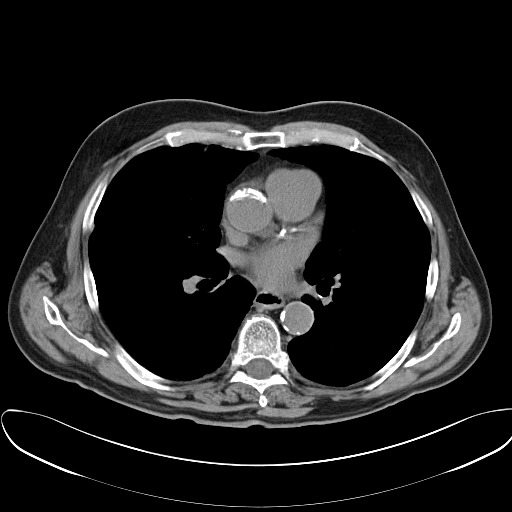
#> input picture Cancerous25.jpg, 512 x 512 px
$ jupyter execute Imagepreprocessing.ipynb
#> lines starting #> are read from the running program, lines starting #| are printed output that depends on the picture; after the words box and inside, x2 and y2 are one past the last pixel; in counts of white or black regions, pixels touching at a corner belong together
[cell 1]
import cv2
import numpy as np
from matplotlib import pyplot as plt

[cell 2]
def read_image(image_path):
#> called with image_path = 'Cancerous25.jpg'
    image = cv2.imread(image_path)
#> image is the input picture: shape (512, 512, 3); min 0, max 255, mean 30.6
    plt.imshow(cv2.cvtColor(image, cv2.COLOR_BGR2RGB))
    plt.title("Original Image")
    plt.axis("off")  # Hide axes for cleaner visualization
    plt.show()
    return image

[cell 3]
def convert_to_grayscale(image):
    gray_image = cv2.cvtColor(image, cv2.COLOR_BGR2GRAY)
    plt.imshow(gray_image, cmap='gray')
    plt.title("Grayscale Image")
    plt.axis("off")
    plt.show()
    return gray_image

[cell 4]
def normalize_image(image, width=150, height=140):
#> called with width = 150, height = 140
    normalized_image = cv2.resize(image, (width, height))
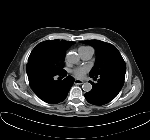
#> normalized_image: shape (140, 150); min 0, max 255, mean 30.6
    plt.imshow(normalized_image, cmap='gray')
    plt.title("Normalized Image")
    plt.axis("off")
    plt.show()
    return normalized_image

[cell 5]
def reduce_noise(image):
    denoised_image = cv2.medianBlur(image, 5)  # Apply 5x5 median filter
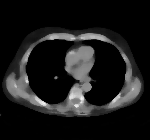
#> denoised_image: shape (140, 150); min 0, max 248, mean 26.2
    plt.imshow(denoised_image, cmap='gray')
    plt.title("Noise Reduced Image")
    plt.axis("off")
    plt.show()
    return denoised_image

[cell 6]
def convert_to_binary(image, threshold=128):
#> called with threshold = 128
    _, binary_image = cv2.threshold(image, threshold, 255, cv2.THRESH_BINARY)
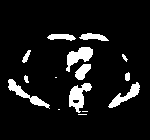
#> binary_image: shape (140, 150); 8.8% white; 15 white regions (4 under 20 px)
    plt.imshow(binary_image, cmap='gray')
    plt.title("Binary Image")
    plt.axis("off")
    plt.show()
    return binary_image

[cell 7]
def remove_unwanted_portions(image):
    # Assuming unwanted portions are black borders or small artifacts
    contours, _ = cv2.findContours(image, cv2.RETR_EXTERNAL, cv2.CHAIN_APPROX_SIMPLE)
#> contours = 15 contours, 6 with area under 20; largest, box (x1, y1, x2, y2) and area: (69, 83, 92, 113) 314, (66, 47, 93, 72) 288, (8, 79, 50, 109) 250, (108, 82, 140, 108) 224, (75, 64, 91, 80) 138
    largest_contour = max(contours, key=cv2.contourArea)  # Find the largest contour
#> largest_contour = contour of 56 points, box (x1, y1, x2, y2) (69, 83, 92, 113), area 314
    mask = np.zeros_like(image)  # Create a blank mask
    cv2.drawContours(mask, [largest_contour], -1, 255, thickness=cv2.FILLED)  # Fill the largest contour
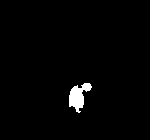
#> mask: shape (140, 150); 1.7% white; 1 white region, box (x1, y1, x2, y2) and area: (69, 83, 92, 113) 361
    cleaned_image = cv2.bitwise_and(image, image, mask=mask)  # Apply mask
#> cleaned_image: shape (140, 150); 1.6% white; 1 white region, box (x1, y1, x2, y2) and area: (69, 83, 92, 113) 345
    plt.imshow(cleaned_image, cmap='gray')
    plt.title("Cleaned Image")
    plt.axis("off")
    plt.show()
    return cleaned_image

[cell 8]
# Replace 'images/lung_image.jpg' with your actual image path
image_path = 'Cancerous25.jpg'

# Step-by-step preprocessing
original_image = read_image(image_path)
gray_image = convert_to_grayscale(original_image)
normalized_image = normalize_image(gray_image)
noise_reduced_image = reduce_noise(normalized_image)
binary_image = convert_to_binary(noise_reduced_image)
final_image = remove_unwanted_portions(binary_image)

# Edge Filtering:Roberts

[cell 9]
from skimage import io, filters, feature
import matplotlib.pyplot as plt
from skimage.color import rgb2gray
import cv2
import numpy as np


img = cv2.imread('Cancerous25.jpg', 0)
# plt.imshow(img)


#Edge detection
from skimage.filters import roberts, sobel, scharr, prewitt, farid

roberts_img = roberts(img)
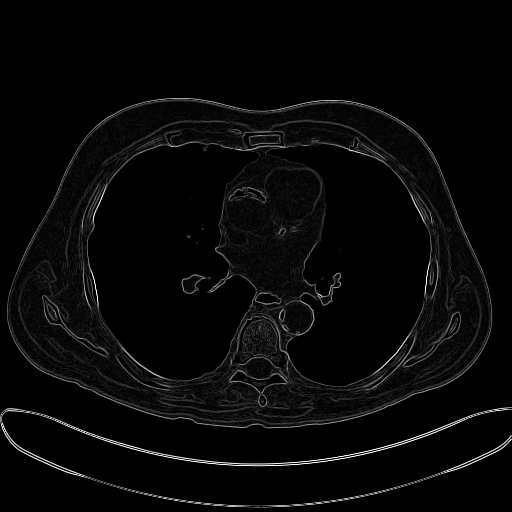
#> roberts_img: shape (512, 512) float64; min 0, max 1, mean 0.0314
plt.imshow(roberts_img,cmap='gray')

# Edge Filtering:Canny

[cell 10]
#Canny
canny_edge = cv2.Canny(img,50,80)
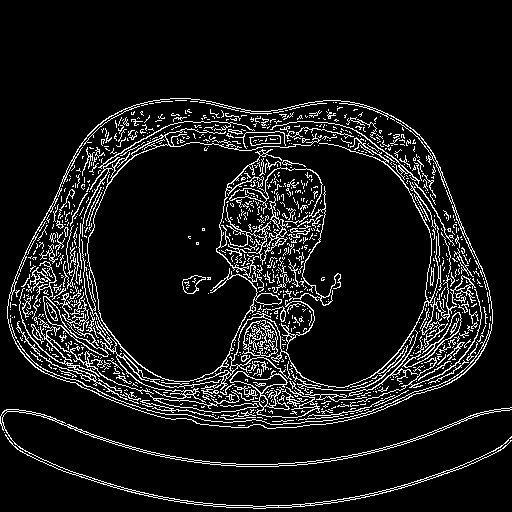
#> canny_edge: shape (512, 512); 9.2% white in thin lines or dots, all inside (x1, y1, x2, y2) = (0, 98, 512, 509)

#Autocanny
sigma = 0.3
median = np.median(img)
#> median = 0

# apply automatic Canny edge detection using the computed median
lower = int(max(0, (1.0 - sigma) * median)) # lower of double threshold
#> lower = 0
upper = int(min(255, (1.0 + sigma) * median))  # upper of double threshold
#> upper = 0
auto_canny = cv2.Canny(img, lower, upper)
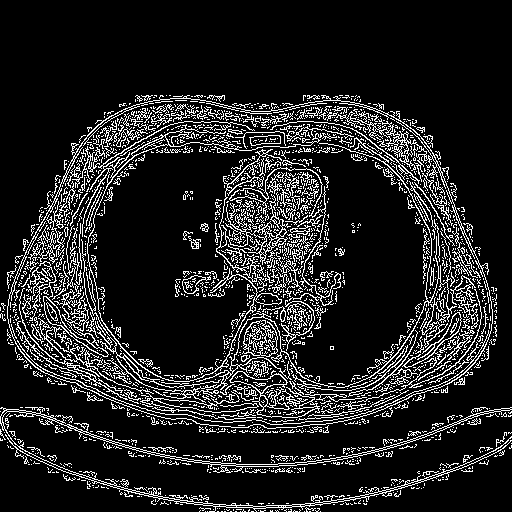
#> auto_canny: shape (512, 512); 13.6% white in thin lines or dots, all inside (x1, y1, x2, y2) = (0, 95, 512, 512)

plt.imshow(canny_edge,cmap='gray')

[cell 11]
plt.imshow(auto_canny,cmap='gray')

[cell 12]
# Edge Detection


import matplotlib.pyplot as plt
from skimage import io
from skimage.filters import roberts, sobel, scharr, prewitt

img = io.imread("Cancerous25.jpg", as_gray=True)  #Convert to grey scale
print(img.shape)
#| (512, 512)
#plt.imshow(img, cmap=plt.cm.gray, interpolation='nearest')

edge_roberts = roberts(img)
#plt.imshow(edge_roberts, cmap=plt.cm.gray, interpolation='nearest')
edge_sobel = sobel(img)
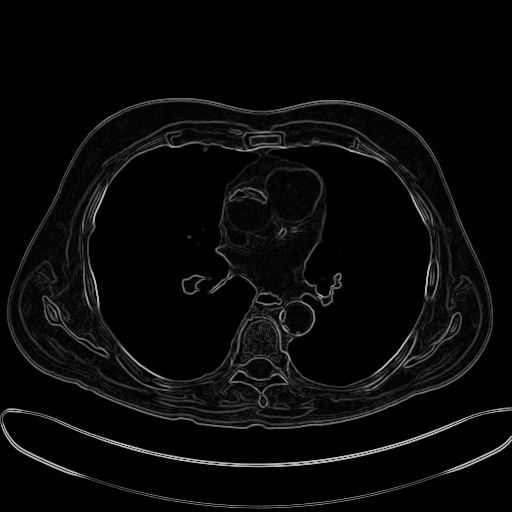
#> edge_sobel: shape (512, 512) float64; min 0, max 0.791, mean 0.0365
edge_scharr = scharr(img)
edge_prewitt = prewitt(img)


fig, axes = plt.subplots(nrows=2, ncols=2, sharex=True, sharey=True,
                         figsize=(8, 8))
ax = axes.ravel()

ax[0].imshow(img, cmap=plt.cm.gray)
ax[0].set_title('Original image')

ax[1].imshow(edge_roberts, cmap=plt.cm.gray)
ax[1].set_title('Roberts Edge Detection')

ax[2].imshow(edge_sobel, cmap=plt.cm.gray)
ax[2].set_title('Sobel')

ax[3].imshow(edge_scharr, cmap=plt.cm.gray)
ax[3].set_title('Scharr')

for a in ax:
    a.axis('off')

plt.tight_layout()
plt.show()

#Another edge filter is Canny. This is not just a single operation
#It does noise reduction, gradient calculation, and edge tracking among other things.
#Canny creates a binary file, true or false pixels.
from skimage import feature
edge_canny = feature.canny(img, sigma=3)
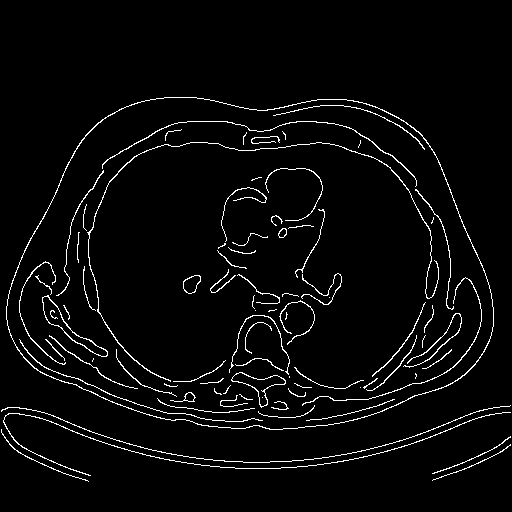
#> edge_canny: shape (512, 512) bool; 3.6% white in thin lines or dots, all inside (x1, y1, x2, y2) = (1, 97, 511, 482)
plt.imshow(edge_canny,cmap='gray')
